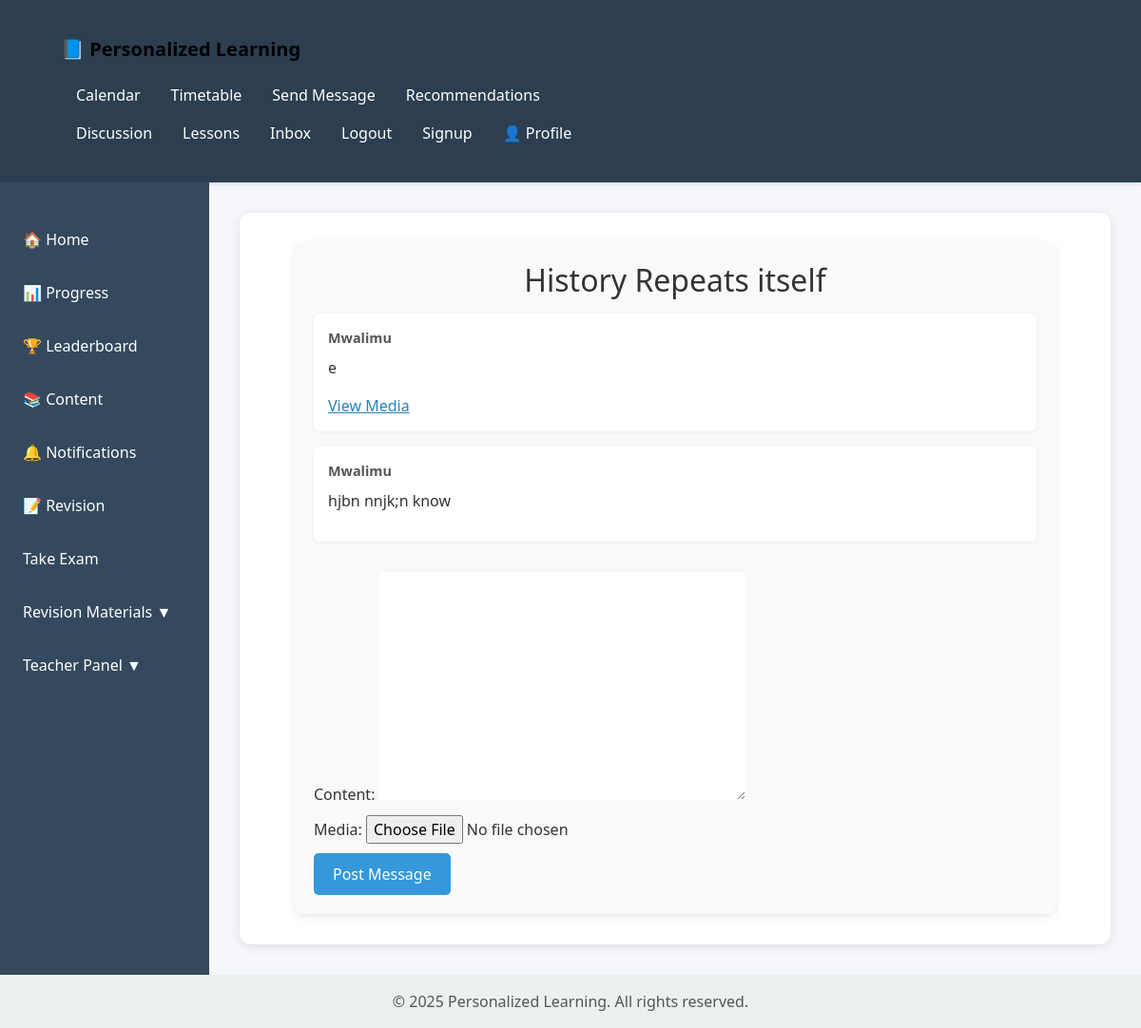
/discussions/thread/1/ (signed in), run on the app's committed database.
### discussions/models.py (models this page shows, shortened)
class DiscussionThread(models.Model):
    title = models.CharField(max_length=255)
    created_by = models.ForeignKey(User, on_delete=models.CASCADE, related_name='threads')
    created_at = models.DateTimeField(auto_now_add=True)

class ThreadMessage(models.Model):
    thread = models.ForeignKey(DiscussionThread, on_delete=models.CASCADE, related_name='messages')
    author = models.ForeignKey(User, on_delete=models.CASCADE, related_name='messages')
    content = models.TextField()
    media = models.FileField(upload_to='thread_media/', blank=True, null=True)  # For images or videos
    created_at = models.DateTimeField(auto_now_add=True)

### discussions/views.py (the view)
# urls.py: path('thread/<int:thread_id>/', views.thread_detail, name='thread_detail'),
@login_required
def thread_detail(request, thread_id):
    thread = get_object_or_404(DiscussionThread, id=thread_id)
    messages = thread.messages.all().order_by('-created_at')
    if request.method == 'POST':
        form = ThreadMessageForm(request.POST, request.FILES)
        if form.is_valid():
            message = form.save(commit=False)
            message.thread = thread
            message.author = request.user
            message.save()
            return redirect('thread_detail', thread_id=thread.id)
    else:
        form = ThreadMessageForm()
    return render(request, 'discussions/thread_detail.html', {'thread': thread, 'messages': messages, 'form': form})

### discussions/forms.py
class ThreadMessageForm(forms.ModelForm):
    class Meta:
        model = ThreadMessage
        fields = ['content', 'media']

### discussions/templates/discussions/thread_detail.html (shortened to what this page needs)
{% extends 'content/base.html' %}
{% block content %}
    <div class="thread-container">
        <h1 class="thread-title">{{ thread.title }}</h1>
        <ul class="message-list">
            {% for message in messages %}
                <li class="message-item">
                    <div class="message-header">
                        <strong>{{ message.author }}</strong>
                    </div>
                    <p class="message-content">{{ message.content }}</p>
                    {% if message.media %}
                        <div class="message-media">
                            <a href="{{ message.media.url }}" target="_blank">View Media</a>
                        </div>
                    {% endif %}
                </li>
            {% empty %}
                <li>No messages yet. Be the first to start the conversation!</li>
            {% endfor %}
        </ul>
        <form method="post" enctype="multipart/form-data" class="message-form">
            {{ form.as_p }}
            <button type="submit" class="submit-btn">Post Message</button>
        </form>
    </div>
{% endblock %}

### content/templates/content/base.html (style rules this page uses)
body { margin: 0; font-family: 'Segoe UI', Tahoma, Geneva, Verdana, sans-serif; background-color: #f5f7fa; color: #333; display: flex; flex-direction: column; min-height: 100vh; }

### discussions/templates/discussions/thread_detail.html (style rules this page uses)
.thread-container { max-width: 800px; margin: 0 auto; padding: 20px; background-color: #f9f9f9; border-radius: 8px; box-shadow: 0 2px 10px rgba(0, 0, 0, 0.1); }
.thread-title { font-size: 2rem; color: #333; margin-bottom: 1rem; text-align: center; }
.message-list { list-style: none; padding: 0; margin-bottom: 2rem; }
.message-item { background-color: #fff; padding: 15px; margin-bottom: 1rem; border-radius: 6px; box-shadow: 0 1px 5px rgba(0, 0, 0, 0.05); }
.message-header { display: flex; justify-content: space-between; font-size: 0.9rem; color: #555; margin-bottom: 0.5rem; }
.message-content { font-size: 1rem; color: #333; margin-bottom: 1rem; }
.message-media a { color: #2980b9; text-decoration: underline; }
.message-form { display: flex; flex-direction: column; gap: 10px; }
.submit-btn { align-self: flex-start; padding: 10px 20px; background-color: #3498db; color: #fff; border: none; border-radius: 5px; cursor: pointer; transition: background-color 0.3s; }

### data on the page
DiscussionThread: title "History Repeats itself"
ThreadMessage: author "Mwalimu", content "e"
ThreadMessage: author "Mwalimu", content "hjbn nnjk;n know"
